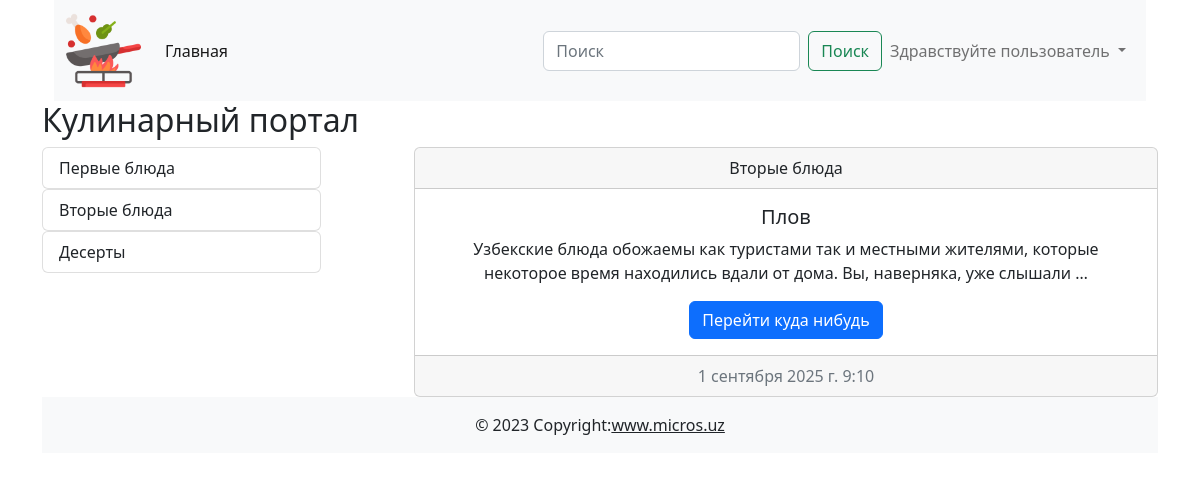
The app's page /category/2/ with its own data.
### cooking/models.py (models this page shows)
class Category(models.Model):
    title = models.CharField(max_length=255, verbose_name='Название категории')
    def __str__(self):
        return self.title
    def get_absolute_url(self):
        return reverse('category_list', kwargs={'pk': self.pk})
    class Meta:
        verbose_name = 'Категория'
        verbose_name_plural = 'Категории'

class Post(models.Model):
    title = models.CharField(max_length=255, verbose_name='Заголовок статьи')
    content = models.TextField(default='Скоро тут будет статья...', verbose_name='Текст статьи')
    created_at = models.DateTimeField(auto_now_add=True, verbose_name='Дата создания')
    updated_at = models.DateTimeField(auto_now=True, verbose_name='Дата обновления')
    photo = models.ImageField(upload_to='photos/', blank=True, null=True, verbose_name='Изображения')
    watched = models.IntegerField(default=0, verbose_name='Просмотры')
    is_published = models.BooleanField(default=True, verbose_name='Публикация')
    category = models.ForeignKey(Category, on_delete=models.CASCADE, related_name='posts', verbose_name='Категория')
    def __str__(self):
        return self.title
    def get_absolute_url(self):
        return reverse('post_detail', kwargs={'pk': self.pk})
    class Meta:
        verbose_name = 'Пост'
        verbose_name_plural = 'Посты'

### cooking/views.py (the view)
# urls.py: path('category/<int:pk>/', category_list, name='category_list'),
def category_list(request, pk):
    posts = Post.objects.filter(category_id=pk)
    context = {
        'title': posts[0].category,
        'posts': posts
    }
    return render(request, 'cooking/index.html', context)

### cooking/templatetags/blog_tags.py (called while the page is built)
@register.simple_tag()
def get_all_categories():
    return Category.objects.all()

### cooking/templates/cooking/index.html
{% extends 'base.html' %}
{% load blog_tags %}
{% block main %}
<h2>Кулинарный портал</h2>
<div class="d-flex justify-content-between">
    <div class="col-3">
        {% get_all_categories as categories %}
        {% for category in categories %}
        {% include 'cooking/components/_category_buttons.html' %}
        {% endfor %}
    </div>
    <div class="col-8">
        {% for post in posts %}
        {% include 'cooking/components/_post_list.html' %}
        {% endfor %}
    </div>
</div>
{% endblock main %}

### cooking/templates/cooking/components/_category_buttons.html
<div class="list-group">
    <a href="{{ category.get_absolute_url }}" class="list-group-item list-group-item-action">{{ category }}</a>
</div>

### cooking/templates/cooking/components/_post_list.html
<div class="card text-center">
    <div class="card-header">{{ post.category }}</div>
    <div class="card-body"><h5 class="card-title">{{ post }}</h5>
        <p class="card-text">{{ post.content | truncatewords:20 }}</p><a href="{{ post.get_absolute_url }}" class="btn btn-primary">Перейти куда нибудь</a>
    </div>
    <div class="card-footer text-muted">{{ post.created_at }}</div>
</div>

### records on screen
Category: title "Первые блюда"
Category: title "Вторые блюда"
Category: title "Десерты"
Post: category "Вторые блюда", title "Плов", content "Узбекские блюда обожаемы как туристами так и местными жителями, которые некоторое время находились вдали от дома. Вы, наверняка, уже слышали …", created_at "1 сентября 2025 г. 9:10"
